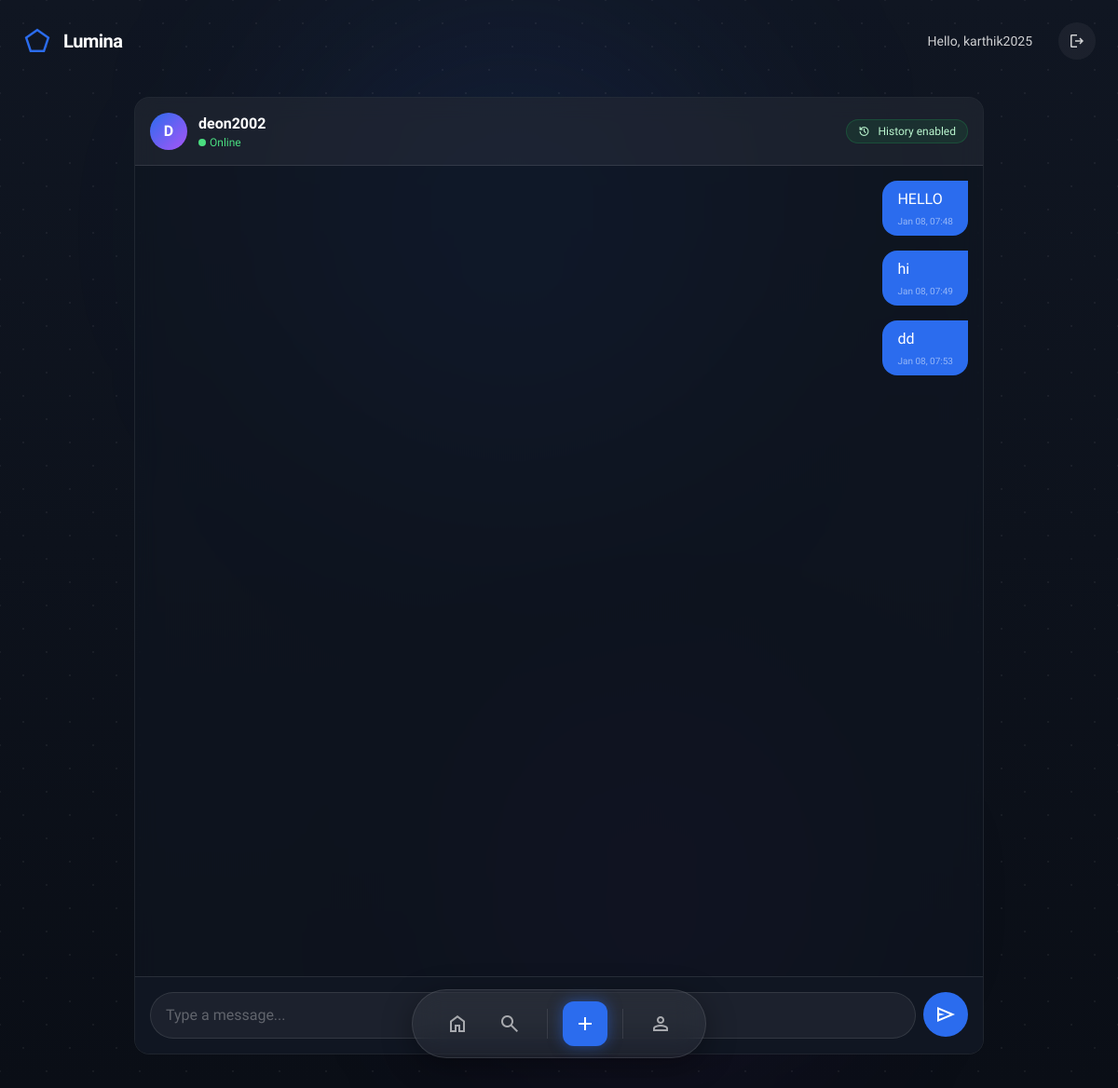
The app's page /chat/deon2002/ (signed in) with its own data.
### chat/models.py (models this page shows, shortened)
class Message(models.Model):
    sender = models.ForeignKey(User, on_delete=models.CASCADE, related_name='sent_messages')
    receiver = models.ForeignKey(User, on_delete=models.CASCADE, related_name='received_messages')
    content = models.TextField()
    timestamp = models.DateTimeField(auto_now_add=True)
    is_read = models.BooleanField(default=False)
    class Meta:
        ordering = ['timestamp']

### chat/views.py (the view)
# urls.py: path('chat/<str:username>/', views.chat_view, name='chat_view'),
@login_required
def chat_view(request, username):
    other_user = get_object_or_404(User, username=username)
    messages = Message.objects.filter(
        Q(sender=request.user, receiver=other_user) |
        Q(sender=other_user, receiver=request.user)
    ).order_by('timestamp')
    last_id = messages.last().id if messages else 0
    return render(request, 'chat.html', {
        'other_user': other_user,
        'messages': messages,
        'last_id': last_id
    })

### templates/chat.html (shortened to what this page needs)
{% extends 'base.html' %}
{% block content %}
<div class="h-[calc(100vh-140px)] flex flex-col glass-panel rounded-2xl overflow-hidden mt-4">
    <div class="p-4 border-b border-white/10 bg-white/5 flex items-center gap-4">
        <a href="{% url 'profile_view' other_user.username %}"
            class="flex items-center gap-3 hover:opacity-80 transition-opacity">
            <div
                class="w-10 h-10 rounded-full bg-gradient-to-br from-primary to-purple-500 flex items-center justify-center font-bold">
                {{ other_user.username|make_list|first|upper }}
            </div>
            <div>
                <h3 class="font-bold">{{ other_user.username }}</h3>
                <span class="text-xs text-green-400 flex items-center gap-1">
                    <span class="w-2 h-2 rounded-full bg-green-400"></span> Online
                </span>
            </div>
        </a>
        <div
            class="ml-auto px-3 py-1 rounded-full bg-green-500/10 border border-green-500/20 text-green-200 text-xs flex items-center gap-2">
            <span class="material-symbols-outlined text-[14px]">history</span>
            History enabled
        </div>
    </div>
    <div id="chat-messages" class="flex-1 overflow-y-auto p-4 space-y-4 scrollbar-hide">
        {% for msg in messages %}
        <div class="flex w-full {% if msg.sender == request.user %}justify-end{% else %}justify-start{% endif %}"
            id="msg-{{ msg.id }}">
            <div
                class="max-w-[70%] px-4 py-2 rounded-2xl {% if msg.sender == request.user %}bg-primary text-white rounded-tr-none{% else %}bg-white/10 text-white rounded-tl-none{% endif %}">
                <p>{{ msg.content }}</p>
                <span class="text-[10px] opacity-50 block text-right mt-1">{{ msg.timestamp|date:"M d, H:i" }}</span>
            </div>
        </div>
        {% endfor %}
    </div>
    <div class="p-4 border-t border-white/10 bg-[#101622]">
        <form id="chat-form" class="flex gap-2">
            <input type="text" id="message-input" placeholder="Type a message..."
                class="flex-1 bg-white/5 border border-white/10 rounded-full px-4 py-3 focus:outline-none focus:ring-1 focus:ring-primary text-white placeholder-white/30"
                autocomplete="off">
            <button type="submit"
                class="w-12 h-12 rounded-full bg-primary flex items-center justify-center hover:bg-blue-600 transition-colors">
                <span class="material-symbols-outlined">send</span>
            </button>
        </form>
    </div>
</div>
{% endblock %}

### templates/base.html (shortened to what this page needs)
{% load static %}
<!DOCTYPE html>
<html class="dark" lang="en">
<head>
    <script src="https://cdn.tailwindcss.com?plugins=forms,container-queries"></script>
</head>
<body
    class="bg-background-dark text-white font-display min-h-screen relative overflow-x-hidden selection:bg-primary selection:text-white pb-32">
    <div class="fixed inset-0 pointer-events-none z-0">
        <div class="absolute inset-0 bg-gradient-to-b from-[#101622] via-[#0d121c] to-[#0a0e16]"></div>
        <div class="absolute top-0 left-1/4 w-[500px] h-[500px] bg-primary/10 rounded-full blur-[120px]"></div>
        <div class="absolute bottom-0 right-1/4 w-[400px] h-[400px] bg-purple-900/10 rounded-full blur-[100px]"></div>
        <div class="absolute inset-0 star-pattern"></div>
    </div>
    <div class="relative z-10 flex flex-col items-center w-full">
        <header class="w-full max-w-[1200px] px-6 py-6 flex items-center justify-between">
            <a href="{% url 'home' %}" class="flex items-center gap-3">
                <div class="size-8 text-primary">
                    <span class="material-symbols-outlined text-[32px]">pentagon</span>
                </div>
                <h1 class="text-xl font-bold tracking-tight">Lumina</h1>
            </a>
            <div class="flex gap-3">
                {% if user.is_authenticated %}
                <span class="flex items-center text-sm text-white/80 mr-4">Hello, {{ user.username }}</span>
                <form action="{% url 'logout' %}" method="post">
                    <button type="submit"
                        class="flex size-10 items-center justify-center rounded-full bg-white/5 hover:bg-white/10 transition-colors"
                        title="Logout">
                        <span class="material-symbols-outlined text-[20px] text-white/80">logout</span>
                    </button>
                </form>
                {% endif %}
            </div>
        </header>
        <main class="w-full max-w-[960px] flex flex-col gap-12 px-6">
            {% block content %}{% endblock %}
        </main>
    </div>
    <nav
        class="fixed bottom-8 left-1/2 z-50 -translate-x-1/2 liquid-nav rounded-full px-6 py-3 flex items-center gap-2">
        <a href="{% url 'home' %}"
            class="group flex flex-col items-center justify-center p-3 rounded-xl hover:bg-white/10 transition-all text-white/60 hover:text-white relative">
            <span class="material-symbols-outlined text-[24px]">home</span>
        </a>
        <a href="{% url 'search_users' %}"
            class="group flex flex-col items-center justify-center p-3 rounded-xl hover:bg-white/10 transition-all text-white/60 hover:text-white relative">
            <span class="material-symbols-outlined text-[24px]">search</span>
        </a>
        <a href="{% url 'create_post' %}"
            class="group flex items-center justify-center p-3 rounded-xl bg-primary shadow-[0_0_15px_rgba(43,108,238,0.5)] hover:bg-blue-500 hover:scale-110 transition-all text-white">
            <span class="material-symbols-outlined text-[24px]">add</span>
        </a>
        <a href="{% url 'edit_profile' %}"
            class="group flex flex-col items-center justify-center p-3 rounded-xl hover:bg-white/10 transition-all text-white/60 hover:text-white relative">
            <span class="material-symbols-outlined text-[24px]">person</span>
        </a>
    </nav>
</body>
</html>

### templates/base.html (style rules this page uses)
.glass-panel { background: rgba(16, 22, 34, 0.6); backdrop-filter: blur(12px); -webkit-backdrop-filter: blur(12px); border: 1px solid rgba(255, 255, 255, 0.08); }
.liquid-nav { background: rgba(255, 255, 255, 0.05); backdrop-filter: blur(16px); -webkit-backdrop-filter: blur(16px); border: 1px solid rgba(255, 255, 255, 0.1); box-shadow: 0 8px 32px 0 rgba(0, 0, 0, 0.36); }
.star-pattern { background-image: radial-gradient(white 1px, transparent 1px), radial-gradient(white 1px, transparent 1px); background-size: 50px 50px; background-position: 0 0, 25px 25px; opacity: 0.05; }

### records on screen
Message: content "HELLO", timestamp "Jan 08, 07:48"
Message: content "hi", timestamp "Jan 08, 07:49"
Message: content "dd", timestamp "Jan 08, 07:53"

### other values on screen
{{ user.username }} "karthik2025"
{{ other_user.username|make_list|first|upper }} "D"
{{ other_user.username }} "deon2002"
